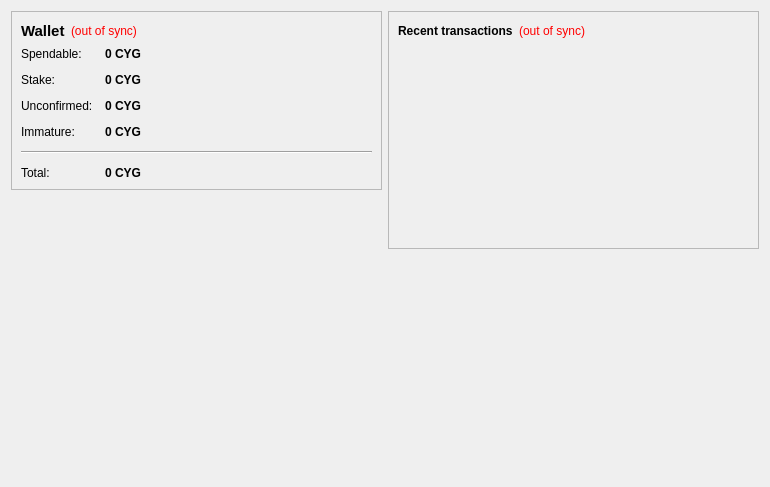
<?xml version="1.0" encoding="UTF-8"?>
<ui version="4.0">
 <class>OverviewPage</class>
 <widget class="QWidget" name="OverviewPage">
  <property name="geometry">
   <rect>
    <x>0</x>
    <y>0</y>
    <width>770</width>
    <height>487</height>
   </rect>
  </property>
  <property name="windowTitle">
   <string>Form</string>
  </property>
  <layout class="QHBoxLayout" name="horizontalLayout" stretch="1,1">
   <item>
    <layout class="QVBoxLayout" name="verticalLayout_2">
     <item>
      <widget class="QFrame" name="frame">
       <property name="frameShape">
        <enum>QFrame::StyledPanel</enum>
       </property>
       <property name="frameShadow">
        <enum>QFrame::Raised</enum>
       </property>
       <layout class="QVBoxLayout" name="verticalLayout_4">
        <item>
         <layout class="QHBoxLayout" name="horizontalLayout_4">
          <item>
           <widget class="QLabel" name="label_5">
            <property name="font">
             <font>
              <pointsize>11</pointsize>
              <weight>75</weight>
              <bold>true</bold>
             </font>
            </property>
            <property name="text">
             <string>Wallet</string>
            </property>
           </widget>
          </item>
          <item>
           <widget class="QLabel" name="labelWalletStatus">
            <property name="toolTip">
             <string>The displayed information may be out of date. Your wallet automatically synchronizes with the Cygnus network after a connection is established, but this process has not completed yet.</string>
            </property>
            <property name="styleSheet">
             <string notr="true">QLabel { color: red; }</string>
            </property>
            <property name="text">
             <string notr="true">(out of sync)</string>
            </property>
            <property name="alignment">
             <set>Qt::AlignLeading|Qt::AlignLeft|Qt::AlignVCenter</set>
            </property>
           </widget>
          </item>
          <item>
           <spacer name="horizontalSpacer_2">
            <property name="orientation">
             <enum>Qt::Horizontal</enum>
            </property>
            <property name="sizeHint" stdset="0">
             <size>
              <width>40</width>
              <height>20</height>
             </size>
            </property>
           </spacer>
          </item>
         </layout>
        </item>
        <item>
         <layout class="QFormLayout" name="formLayout_2">
          <property name="fieldGrowthPolicy">
           <enum>QFormLayout::AllNonFixedFieldsGrow</enum>
          </property>
          <property name="horizontalSpacing">
           <number>12</number>
          </property>
          <property name="verticalSpacing">
           <number>12</number>
          </property>
          <item row="0" column="0">
           <widget class="QLabel" name="label">
            <property name="text">
             <string>Spendable:</string>
            </property>
           </widget>
          </item>
          <item row="0" column="1">
           <widget class="QLabel" name="labelBalance">
            <property name="font">
             <font>
              <weight>75</weight>
              <bold>true</bold>
             </font>
            </property>
            <property name="cursor">
             <cursorShape>IBeamCursor</cursorShape>
            </property>
            <property name="toolTip">
             <string>Your current spendable balance</string>
            </property>
            <property name="text">
             <string notr="true">0 CYG</string>
            </property>
            <property name="textInteractionFlags">
             <set>Qt::LinksAccessibleByMouse|Qt::TextSelectableByKeyboard|Qt::TextSelectableByMouse</set>
            </property>
           </widget>
          </item>
          <item row="1" column="0">
           <widget class="QLabel" name="label_6">
            <property name="text">
             <string>Stake:</string>
            </property>
           </widget>
          </item>
          <item row="1" column="1">
           <widget class="QLabel" name="labelStake">
            <property name="font">
             <font>
              <weight>75</weight>
              <bold>true</bold>
             </font>
            </property>
            <property name="cursor">
             <cursorShape>IBeamCursor</cursorShape>
            </property>
            <property name="toolTip">
             <string>Total of coins that was staked, and do not yet count toward the current balance</string>
            </property>
            <property name="text">
             <string notr="true">0 CYG</string>
            </property>
            <property name="textInteractionFlags">
             <set>Qt::LinksAccessibleByMouse|Qt::TextSelectableByKeyboard|Qt::TextSelectableByMouse</set>
            </property>
           </widget>
          </item>
          <item row="2" column="0">
           <widget class="QLabel" name="label_3">
            <property name="text">
             <string>Unconfirmed:</string>
            </property>
           </widget>
          </item>
          <item row="2" column="1">
           <widget class="QLabel" name="labelUnconfirmed">
            <property name="font">
             <font>
              <weight>75</weight>
              <bold>true</bold>
             </font>
            </property>
            <property name="cursor">
             <cursorShape>IBeamCursor</cursorShape>
            </property>
            <property name="toolTip">
             <string>Total of transactions that have yet to be confirmed, and do not yet count toward the current balance</string>
            </property>
            <property name="text">
             <string notr="true">0 CYG</string>
            </property>
            <property name="textInteractionFlags">
             <set>Qt::LinksAccessibleByMouse|Qt::TextSelectableByKeyboard|Qt::TextSelectableByMouse</set>
            </property>
           </widget>
          </item>
          <item row="3" column="0">
           <widget class="QLabel" name="labelImmatureText">
            <property name="text">
             <string>Immature:</string>
            </property>
           </widget>
          </item>
          <item row="3" column="1">
           <widget class="QLabel" name="labelImmature">
            <property name="font">
             <font>
              <weight>75</weight>
              <bold>true</bold>
             </font>
            </property>
            <property name="toolTip">
             <string>Mined balance that has not yet matured</string>
            </property>
            <property name="text">
             <string notr="true">0 CYG</string>
            </property>
            <property name="textInteractionFlags">
             <set>Qt::LinksAccessibleByMouse|Qt::TextSelectableByKeyboard|Qt::TextSelectableByMouse</set>
            </property>
           </widget>
          </item>
          <item row="4" column="0" colspan="2">
           <widget class="Line" name="line">
            <property name="orientation">
             <enum>Qt::Horizontal</enum>
            </property>
           </widget>
          </item>
          <item row="5" column="0">
           <widget class="QLabel" name="labelTotalText">
            <property name="text">
             <string>Total:</string>
            </property>
           </widget>
          </item>
          <item row="5" column="1">
           <widget class="QLabel" name="labelTotal">
            <property name="font">
             <font>
              <weight>75</weight>
              <bold>true</bold>
             </font>
            </property>
            <property name="cursor">
             <cursorShape>IBeamCursor</cursorShape>
            </property>
            <property name="toolTip">
             <string>Your current total balance</string>
            </property>
            <property name="text">
             <string notr="true">0 CYG</string>
            </property>
            <property name="textInteractionFlags">
             <set>Qt::LinksAccessibleByMouse|Qt::TextSelectableByKeyboard|Qt::TextSelectableByMouse</set>
            </property>
           </widget>
          </item>
         </layout>
        </item>
       </layout>
      </widget>
     </item>
     <item>
      <spacer name="verticalSpacer">
       <property name="orientation">
        <enum>Qt::Vertical</enum>
       </property>
       <property name="sizeHint" stdset="0">
        <size>
         <width>20</width>
         <height>40</height>
        </size>
       </property>
      </spacer>
     </item>
     <item>
      <widget class="QLabel" name="label_2">
       <property name="autoFillBackground">
        <bool>true</bool>
       </property>
       <property name="text">
        <string/>
       </property>
       <property name="pixmap">
        <pixmap>:/icons/drmbg</pixmap>
       </property>
       <property name="scaledContents">
        <bool>false</bool>
       </property>
       <property name="margin">
        <number>0</number>
       </property>
      </widget>
     </item>
    </layout>
   </item>
   <item>
    <layout class="QVBoxLayout" name="verticalLayout_3">
     <item>
      <widget class="QFrame" name="frame_2">
       <property name="frameShape">
        <enum>QFrame::StyledPanel</enum>
       </property>
       <property name="frameShadow">
        <enum>QFrame::Raised</enum>
       </property>
       <layout class="QVBoxLayout" name="verticalLayout">
        <item>
         <layout class="QHBoxLayout" name="horizontalLayout_2">
          <item>
           <widget class="QLabel" name="label_4">
            <property name="text">
             <string>&lt;b&gt;Recent transactions&lt;/b&gt;</string>
            </property>
           </widget>
          </item>
          <item>
           <widget class="QLabel" name="labelTransactionsStatus">
            <property name="toolTip">
             <string>The displayed information may be out of date. Your wallet automatically synchronizes with the Cygnus network after a connection is established, but this process has not completed yet.</string>
            </property>
            <property name="styleSheet">
             <string notr="true">QLabel { color: red; }</string>
            </property>
            <property name="text">
             <string notr="true">(out of sync)</string>
            </property>
            <property name="alignment">
             <set>Qt::AlignRight|Qt::AlignTrailing|Qt::AlignVCenter</set>
            </property>
           </widget>
          </item>
          <item>
           <spacer name="horizontalSpacer">
            <property name="orientation">
             <enum>Qt::Horizontal</enum>
            </property>
            <property name="sizeHint" stdset="0">
             <size>
              <width>40</width>
              <height>20</height>
             </size>
            </property>
           </spacer>
          </item>
         </layout>
        </item>
        <item>
         <widget class="QListView" name="listTransactions">
          <property name="styleSheet">
           <string notr="true">QListView { background: transparent; }</string>
          </property>
          <property name="frameShape">
           <enum>QFrame::NoFrame</enum>
          </property>
          <property name="verticalScrollBarPolicy">
           <enum>Qt::ScrollBarAlwaysOff</enum>
          </property>
          <property name="horizontalScrollBarPolicy">
           <enum>Qt::ScrollBarAlwaysOff</enum>
          </property>
          <property name="selectionMode">
           <enum>QAbstractItemView::NoSelection</enum>
          </property>
         </widget>
        </item>
       </layout>
      </widget>
     </item>
     <item>
      <spacer name="verticalSpacer_2">
       <property name="orientation">
        <enum>Qt::Vertical</enum>
       </property>
       <property name="sizeHint" stdset="0">
        <size>
         <width>20</width>
         <height>40</height>
        </size>
       </property>
      </spacer>
     </item>
    </layout>
   </item>
  </layout>
 </widget>
 <resources>
  <include location="../bitcoin.qrc"/>
 </resources>
 <connections/>
</ui>
